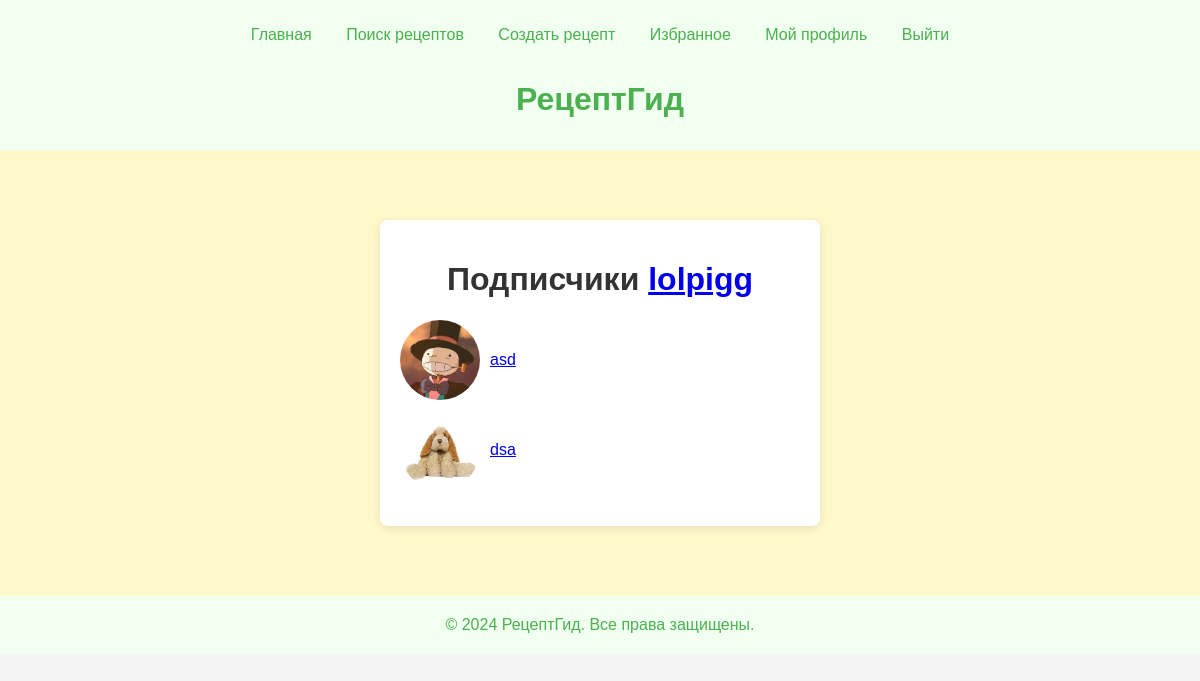
Page /user/1/relationships/True/ (signed in) on the committed database.
### main_app/models.py (models this page shows, shortened)
class User(AbstractUser):
    description = models.TextField(blank=True, null=True)
    photo = models.ImageField(upload_to='user_photos/', blank=True, null=True)
    date_of_birth = models.DateField(blank=True, null=True)
    rating = models.FloatField(default=0.0)
    deletion_reason = models.TextField(blank=True, null=True)
    role = models.TextField(default="USER")

class Friend(models.Model):
    requester = models.ForeignKey(User, related_name='friend_requests_sent', on_delete=models.CASCADE)
    accepter = models.ForeignKey(User, related_name='friend_requests_received', on_delete=models.CASCADE)

### main_app/views.py (the view, shortened to what this page needs)
# urls.py: path('user/<int:user_id>/relationships/<str:is_subscriber>/', user_relationships, name='user_relationships'),
@login_required(login_url='login')
def user_relationships(request, user_id, is_subscriber):
    if (user_or_mod(request)):
        is_subscriber = is_subscriber.lower() == 'true'
        user = get_object_or_404(User, id=user_id)
        if is_subscriber:  # Если true, получаем подписчиков
            followers = Friend.objects.filter(accepter=user)
            context = {
                'user': user,
                'followers': followers,
            }
            return render(request, 'user/followers_list.html', context)
    else:
        redirect('page_404')

### main_app/views.py (called while the page is built)
def user_or_mod(request):
    try:
        return request.user.role == "USER" or request.user.role == "MODER"
    except:
        return False

### templates/user/followers_list.html (shortened to what this page needs)
{% extends "base.html" %}
{% block content %}
    <div class="container">
        <h1 class="header">Подписчики <a href="{% url 'user_profile' user.id %}">{{ user.username }}</a></h1>
        <ul class="list">
            {% for follow in followers %}
                <li class="list-item">
                    {% if follow.requester.photo %}
                        <img style="width: 80px; height: 80px;" class="avatar" src="{{ follow.requester.photo.url }}" alt="Фото {{ follow.requester.username }}">
                    {% else %}
                        <img style="width: 80px; height: 80px;" class="avatar" src="/media/default_photo.png" alt="Фото {{ follow.requester.username }}">
                    {% endif %}
                    <br>
                    <a href="{% url 'user_profile' follow.requester.id %}">{{ follow.requester.username }}</a>
                </li>
            {% empty %}
                <li class="no-followers">Нет подписчиков.</li>
            {% endfor %}
        </ul>
    </div>
{% endblock %}

### main_app/static/styles/main.css (style rules this page uses)
body { font-family: Arial, sans-serif; background-color: #f4f4f4; margin: 0; padding: 0; }
.container { max-width: 400px; margin: 50px auto; padding: 20px; background-color: white; border-radius: 8px; box-shadow: 0 2px 10px rgba(0, 0, 0, 0.1); }
.header { text-align: center; color: #333; }
.list { list-style-type: none; padding: 0; }
.list-item { display: flex; align-items: center; margin-bottom: 10px; }
.avatar { width: 40px; height: 40px; border-radius: 50%; margin-right: 10px; }

### rows in the picture
User: username "lolpigg"
Friend: requester.photo (picture), requester.username "asd"
Friend: requester.photo (picture), requester.username "dsa"
